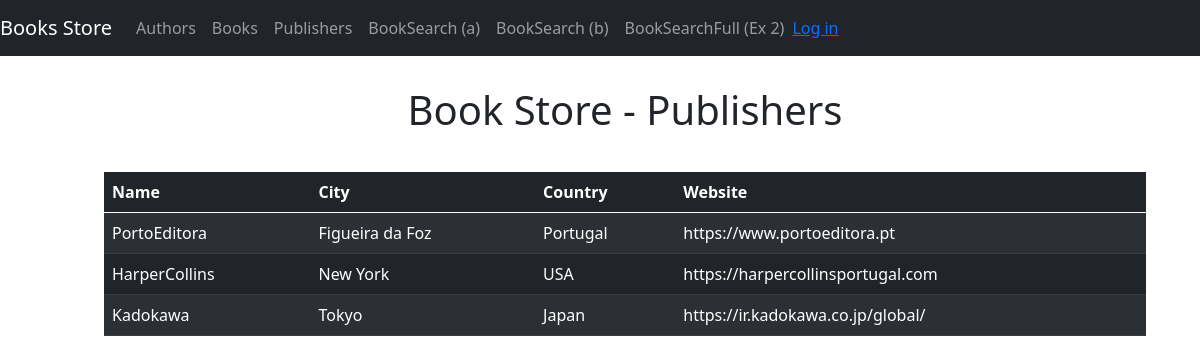
Screenshot of /publishers/ with the database file from the repository.
### booksApp/models.py (models this page shows, shortened)
class Publisher(models.Model):
    name = models.CharField(max_length=70)
    city = models.CharField(max_length=50)
    country = models.CharField(max_length=50)
    website = models.URLField()

### booksApp/views.py (the view)
# urls.py: path('publishers/', views.publishers, name='publishers'),
def publishers(request):
    tparams = {
        'title': 'Publishers',
        'publishers': Publisher.objects.all()
    }
    return render(request, 'Publishers.html', tparams)

### templates/Publishers.html
{% extends "layout.html" %}
{% block content %}
    <div class="container" >
          <h1 style="text-align: center; padding-bottom: 30px; padding-top: 20px"> Book Store - Publishers </h1>
        <table class="table table-dark table-striped">
  <thead>
    <tr>
      <th scope="col">Name</th>
      <th scope="col">City</th>
      <th scope="col">Country</th>
        <th scope="col">Website</th>
    </tr>
  </thead>
  <tbody>
    {%  for publisher in publishers %}
    <tr>
    <td>{{ publisher.name }}</td>
    <td>{{ publisher.city }}</td>
    <td>{{ publisher.country }}</td>
    <td>{{ publisher.website }}</td>
    </tr>
    {% endfor %}
  </tbody>
</table>
    </div>
{% endblock %}

### templates/layout.html (style rules this page uses)
body { padding: 50px 30px 50px 80px; }

### rows the page displays
Publisher: name "PortoEditora", city "Figueira da Foz", country "Portugal", website "https://www.portoeditora.pt"
Publisher: name "HarperCollins", city "New York", country "USA", website "https://harpercollinsportugal.com"
Publisher: name "Kadokawa", city "Tokyo", country "Japan", website "https://ir.kadokawa.co.jp/global/"
